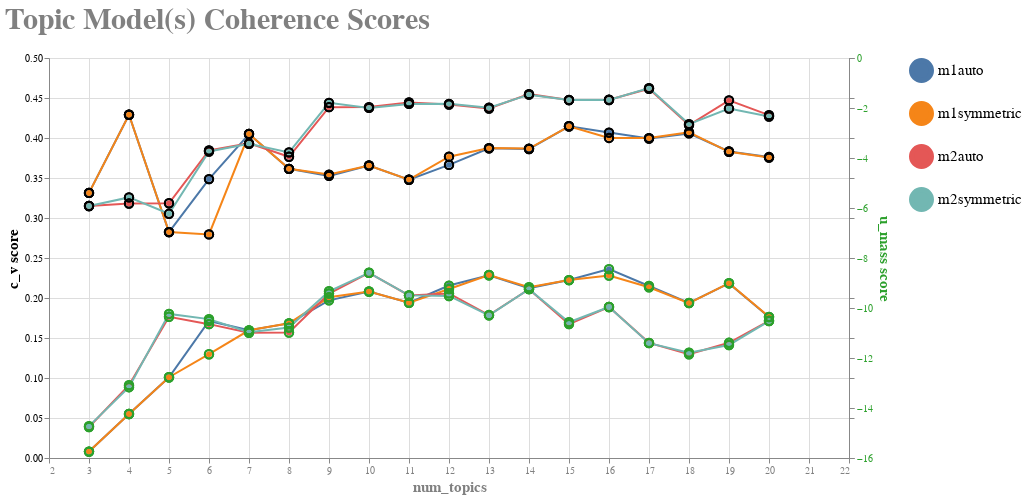

Notebook cell for this chart:
### Code cell
coherence_chart

### Figure 1 — Vega-Lite specification as saved in the notebook (floating-point values rounded to 4 significant figures)
{"config": {"view": {"continuousWidth": 300, "continuousHeight": 300}, "axis": {"titleFont": "Courier", "titleFontSize": 15}, "axisBottom": {"labelColor": "gray", "titleColor": "gray", "titleFont": "Courier"}, "axisLeft": {"labelColor": "black", "titleColor": "black", "titleFont": "Courier"}, "axisRight": {"labelColor": "#2ca02c", "titleColor": "#2ca02c", "titleFont": "Courier"}, "legend": {"labelFont": "Courier", "labelFontSize": 15, "labelOverlap": false, "symbolSize": 400, "symbolStrokeWidth": 5, "title": null, "titleFontSize": 15}, "title": {"anchor": "start", "color": "gray", "font": "Courier", "fontSize": 30}}, "layer": [{"mark": {"type": "line"}, "encoding": {"color": {"field": "model_name", "type": "nominal"}}, "name": "view_1", "transform": [{"fold": ["c_v", "u_mass"], "as": ["Measure", "Value"]}]}, {"mark": {"type": "line", "opacity": 0.9, "point": true}, "encoding": {"color": {"field": "model_name", "type": "nominal"}, "opacity": {"condition": {"param": "param_1", "value": 1}, "value": 0.2}, "tooltip": [{"field": "c_v", "type": "quantitative"}, {"field": "model_name", "type": "nominal"}, {"field": "num_topics", "type": "quantitative"}], "x": {"field": "num_topics", "type": "quantitative"}, "y": {"field": "c_v", "title": "c_v score", "type": "quantitative"}}, "transform": [{"fold": ["c_v", "u_mass"], "as": ["Measure", "Value"]}]}, {"mark": {"type": "line", "opacity": 1, "point": true}, "encoding": {"color": {"field": "model_name", "type": "nominal"}, "opacity": {"condition": {"param": "param_1", "value": 1}, "value": 0.2}, "tooltip": [{"field": "u_mass", "type": "quantitative"}, {"field": "model_name", "type": "nominal"}, {"field": "num_topics", "type": "quantitative"}], "x": {"field": "num_topics", "type": "quantitative"}, "y": {"field": "u_mass", "title": "u_mass score", "type": "quantitative"}}, "transform": [{"fold": ["c_v", "u_mass"], "as": ["Measure", "Value"]}]}, {"mark": {"type": "circle", "fillOpacity": 0, "size": 70, "stroke": "#2ca02c"}, "encoding": {"color": {"field": "model_name", "type": "nominal"}, "tooltip": [{"field": "u_mass", "type": "quantitative"}, {"field": "model_name", "type": "nominal"}, {"field": "num_topics", "type": "quantitative"}], "x": {"field": "num_topics", "type": "quantitative"}, "y": {"axis": {"labels": false}, "field": "u_mass", "title": "", "type": "quantitative"}}, "transform": [{"fold": ["c_v", "u_mass"], "as": ["Measure", "Value"]}]}, {"mark": {"type": "circle", "fillOpacity": 0, "size": 70, "stroke": "black"}, "encoding": {"color": {"field": "model_name", "type": "nominal"}, "tooltip": [{"field": "c_v", "type": "quantitative"}, {"field": "model_name", "type": "nominal"}, {"field": "num_topics", "type": "quantitative"}], "x": {"field": "num_topics", "scale": {"domain": [2, 20.9]}, "type": "quantitative"}, "y": {"axis": {"labels": false}, "field": "c_v", "title": "", "type": "quantitative"}}, "transform": [{"fold": ["c_v", "u_mass"], "as": ["Measure", "Value"]}]}], "data": {"name": "data-5ed19fc0806f47f774dbf5f24dc41b24"}, "height": 400, "params": [{"name": "param_1", "select": {"type": "point", "fields": ["model_name"]}, "bind": "legend", "views": ["view_1"]}], "resolve": {"scale": {"y": "independent"}}, "title": {"text": ["Topic Model(s) Coherence Scores"], "subtitle": [""]}, "width": 800, "$schema": "https://vega.github.io/schema/vega-lite/v5.8.0.json", "datasets": {"data-5ed19fc0806f47f774dbf5f24dc41b24": [{"c_v": 0.3314, "u_mass": -15.74, "num_topics": 3, "alpha": "auto", "method": "m1", "model_name": "m1auto"}, {"c_v": 0.3314, "u_mass": -15.74, "num_topics": 3, "alpha": "symmetric", "method": "m1", "model_name": "m1symmetric"}, {"c_v": 0.315, "u_mass": -14.76, "num_topics": 3, "alpha": "auto", "method": "m2", "model_name": "m2auto"}, {"c_v": 0.315, "u_mass": -14.73, "num_topics": 3, "alpha": "symmetric", "method": "m2", "model_name": "m2symmetric"}, {"c_v": 0.4291, "u_mass": -14.24, "num_topics": 4, "alpha": "auto", "method": "m1", "model_name": "m1auto"}, {"c_v": 0.4291, "u_mass": -14.24, "num_topics": 4, "alpha": "symmetric", "method": "m1", "model_name": "m1symmetric"}, {"c_v": 0.3181, "u_mass": -13.09, "num_topics": 4, "alpha": "auto", "method": "m2", "model_name": "m2auto"}, {"c_v": 0.3257, "u_mass": -13.17, "num_topics": 4, "alpha": "symmetric", "method": "m2", "model_name": "m2symmetric"}, {"c_v": 0.2824, "u_mass": -12.77, "num_topics": 5, "alpha": "auto", "method": "m1", "model_name": "m1auto"}, {"c_v": 0.2824, "u_mass": -12.77, "num_topics": 5, "alpha": "symmetric", "method": "m1", "model_name": "m1symmetric"}, {"c_v": 0.3185, "u_mass": -10.35, "num_topics": 5, "alpha": "auto", "method": "m2", "model_name": "m2auto"}, {"c_v": 0.3053, "u_mass": -10.24, "num_topics": 5, "alpha": "symmetric", "method": "m2", "model_name": "m2symmetric"}, {"c_v": 0.3487, "u_mass": -10.52, "num_topics": 6, "alpha": "auto", "method": "m1", "model_name": "m1auto"}, {"c_v": 0.2795, "u_mass": -11.85, "num_topics": 6, "alpha": "symmetric", "method": "m1", "model_name": "m1symmetric"}, {"c_v": 0.3844, "u_mass": -10.65, "num_topics": 6, "alpha": "auto", "method": "m2", "model_name": "m2auto"}, {"c_v": 0.3831, "u_mass": -10.44, "num_topics": 6, "alpha": "symmetric", "method": "m2", "model_name": "m2symmetric"}, {"c_v": 0.405, "u_mass": -10.89, "num_topics": 7, "alpha": "auto", "method": "m1", "model_name": "m1auto"}, {"c_v": 0.405, "u_mass": -10.89, "num_topics": 7, "alpha": "symmetric", "method": "m1", "model_name": "m1symmetric"}, {"c_v": 0.3933, "u_mass": -10.99, "num_topics": 7, "alpha": "auto", "method": "m2", "model_name": "m2auto"}, {"c_v": 0.3928, "u_mass": -10.97, "num_topics": 7, "alpha": "symmetric", "method": "m2", "model_name": "m2symmetric"}, {"c_v": 0.3615, "u_mass": -10.61, "num_topics": 8, "alpha": "auto", "method": "m1", "model_name": "m1auto"}, {"c_v": 0.3615, "u_mass": -10.61, "num_topics": 8, "alpha": "symmetric", "method": "m1", "model_name": "m1symmetric"}, {"c_v": 0.3765, "u_mass": -10.98, "num_topics": 8, "alpha": "auto", "method": "m2", "model_name": "m2auto"}, {"c_v": 0.382, "u_mass": -10.78, "num_topics": 8, "alpha": "symmetric", "method": "m2", "model_name": "m2symmetric"}, {"c_v": 0.3527, "u_mass": -9.694, "num_topics": 9, "alpha": "auto", "method": "m1", "model_name": "m1auto"}, {"c_v": 0.3543, "u_mass": -9.572, "num_topics": 9, "alpha": "symmetric", "method": "m1", "model_name": "m1symmetric"}, {"c_v": 0.4386, "u_mass": -9.421, "num_topics": 9, "alpha": "auto", "method": "m2", "model_name": "m2auto"}, {"c_v": 0.444, "u_mass": -9.329, "num_topics": 9, "alpha": "symmetric", "method": "m2", "model_name": "m2symmetric"}, {"c_v": 0.3657, "u_mass": -9.344, "num_topics": 10, "alpha": "auto", "method": "m1", "model_name": "m1auto"}, {"c_v": 0.3655, "u_mass": -9.34, "num_topics": 10, "alpha": "symmetric", "method": "m1", "model_name": "m1symmetric"}, {"c_v": 0.4386, "u_mass": -8.596, "num_topics": 10, "alpha": "auto", "method": "m2", "model_name": "m2auto"}, {"c_v": 0.4376, "u_mass": -8.59, "num_topics": 10, "alpha": "symmetric", "method": "m2", "model_name": "m2symmetric"}, {"c_v": 0.3478, "u_mass": -9.786, "num_topics": 11, "alpha": "auto", "method": "m1", "model_name": "m1auto"}, {"c_v": 0.348, "u_mass": -9.793, "num_topics": 11, "alpha": "symmetric", "method": "m1", "model_name": "m1symmetric"}, {"c_v": 0.4445, "u_mass": -9.5, "num_topics": 11, "alpha": "auto", "method": "m2", "model_name": "m2auto"}, {"c_v": 0.4426, "u_mass": -9.495, "num_topics": 11, "alpha": "symmetric", "method": "m2", "model_name": "m2symmetric"}, {"c_v": 0.3664, "u_mass": -9.103, "num_topics": 12, "alpha": "auto", "method": "m1", "model_name": "m1auto"}, {"c_v": 0.3767, "u_mass": -9.242, "num_topics": 12, "alpha": "symmetric", "method": "m1", "model_name": "m1symmetric"}, {"c_v": 0.4418, "u_mass": -9.416, "num_topics": 12, "alpha": "auto", "method": "m2", "model_name": "m2auto"}, {"c_v": 0.4427, "u_mass": -9.519, "num_topics": 12, "alpha": "symmetric", "method": "m2", "model_name": "m2symmetric"}, {"c_v": 0.3871, "u_mass": -8.689, "num_topics": 13, "alpha": "auto", "method": "m1", "model_name": "m1auto"}, {"c_v": 0.3874, "u_mass": -8.681, "num_topics": 13, "alpha": "symmetric", "method": "m1", "model_name": "m1symmetric"}, {"c_v": 0.4368, "u_mass": -10.28, "num_topics": 13, "alpha": "auto", "method": "m2", "model_name": "m2auto"}, {"c_v": 0.4378, "u_mass": -10.29, "num_topics": 13, "alpha": "symmetric", "method": "m2", "model_name": "m2symmetric"}, {"c_v": 0.3862, "u_mass": -9.204, "num_topics": 14, "alpha": "auto", "method": "m1", "model_name": "m1auto"}, {"c_v": 0.3868, "u_mass": -9.165, "num_topics": 14, "alpha": "symmetric", "method": "m1", "model_name": "m1symmetric"}, {"c_v": 0.4548, "u_mass": -9.246, "num_topics": 14, "alpha": "auto", "method": "m2", "model_name": "m2auto"}, {"c_v": 0.4542, "u_mass": -9.247, "num_topics": 14, "alpha": "symmetric", "method": "m2", "model_name": "m2symmetric"}, {"c_v": 0.4147, "u_mass": -8.883, "num_topics": 15, "alpha": "auto", "method": "m1", "model_name": "m1auto"}, {"c_v": 0.4147, "u_mass": -8.883, "num_topics": 15, "alpha": "symmetric", "method": "m1", "model_name": "m1symmetric"}, {"c_v": 0.4474, "u_mass": -10.64, "num_topics": 15, "alpha": "auto", "method": "m2", "model_name": "m2auto"}, {"c_v": 0.4475, "u_mass": -10.57, "num_topics": 15, "alpha": "symmetric", "method": "m2", "model_name": "m2symmetric"}, {"c_v": 0.4067, "u_mass": -8.446, "num_topics": 16, "alpha": "auto", "method": "m1", "model_name": "m1auto"}, {"c_v": 0.4001, "u_mass": -8.704, "num_topics": 16, "alpha": "symmetric", "method": "m1", "model_name": "m1symmetric"}, {"c_v": 0.4479, "u_mass": -9.96, "num_topics": 16, "alpha": "auto", "method": "m2", "model_name": "m2auto"}, {"c_v": 0.4475, "u_mass": -9.961, "num_topics": 16, "alpha": "symmetric", "method": "m2", "model_name": "m2symmetric"}, {"c_v": 0.3994, "u_mass": -9.121, "num_topics": 17, "alpha": "auto", "method": "m1", "model_name": "m1auto"}, {"c_v": 0.3999, "u_mass": -9.171, "num_topics": 17, "alpha": "symmetric", "method": "m1", "model_name": "m1symmetric"}, {"c_v": 0.4616, "u_mass": -11.39, "num_topics": 17, "alpha": "auto", "method": "m2", "model_name": "m2auto"}, {"c_v": 0.4624, "u_mass": -11.41, "num_topics": 17, "alpha": "symmetric", "method": "m2", "model_name": "m2symmetric"}, {"c_v": 0.4058, "u_mass": -9.793, "num_topics": 18, "alpha": "auto", "method": "m1", "model_name": "m1auto"}, {"c_v": 0.4072, "u_mass": -9.802, "num_topics": 18, "alpha": "symmetric", "method": "m1", "model_name": "m1symmetric"}, {"c_v": 0.4162, "u_mass": -11.85, "num_topics": 18, "alpha": "auto", "method": "m2", "model_name": "m2auto"}, {"c_v": 0.4174, "u_mass": -11.79, "num_topics": 18, "alpha": "symmetric", "method": "m2", "model_name": "m2symmetric"}, {"c_v": 0.3832, "u_mass": -9.017, "num_topics": 19, "alpha": "auto", "method": "m1", "model_name": "m1auto"}, {"c_v": 0.3828, "u_mass": -9.008, "num_topics": 19, "alpha": "symmetric", "method": "m1", "model_name": "m1symmetric"}, {"c_v": 0.447, "u_mass": -11.39, "num_topics": 19, "alpha": "auto", "method": "m2", "model_name": "m2auto"}, {"c_v": 0.4368, "u_mass": -11.48, "num_topics": 19, "alpha": "symmetric", "method": "m2", "model_name": "m2symmetric"}, {"c_v": 0.3762, "u_mass": -10.36, "num_topics": 20, "alpha": "auto", "method": "m1", "model_name": "m1auto"}, {"c_v": 0.3755, "u_mass": -10.35, "num_topics": 20, "alpha": "symmetric", "method": "m1", "model_name": "m1symmetric"}, {"c_v": 0.4285, "u_mass": -10.51, "num_topics": 20, "alpha": "auto", "method": "m2", "model_name": "m2auto"}, {"c_v": 0.4268, "u_mass": -10.52, "num_topics": 20, "alpha": "symmetric", "method": "m2", "model_name": "m2symmetric"}]}}
